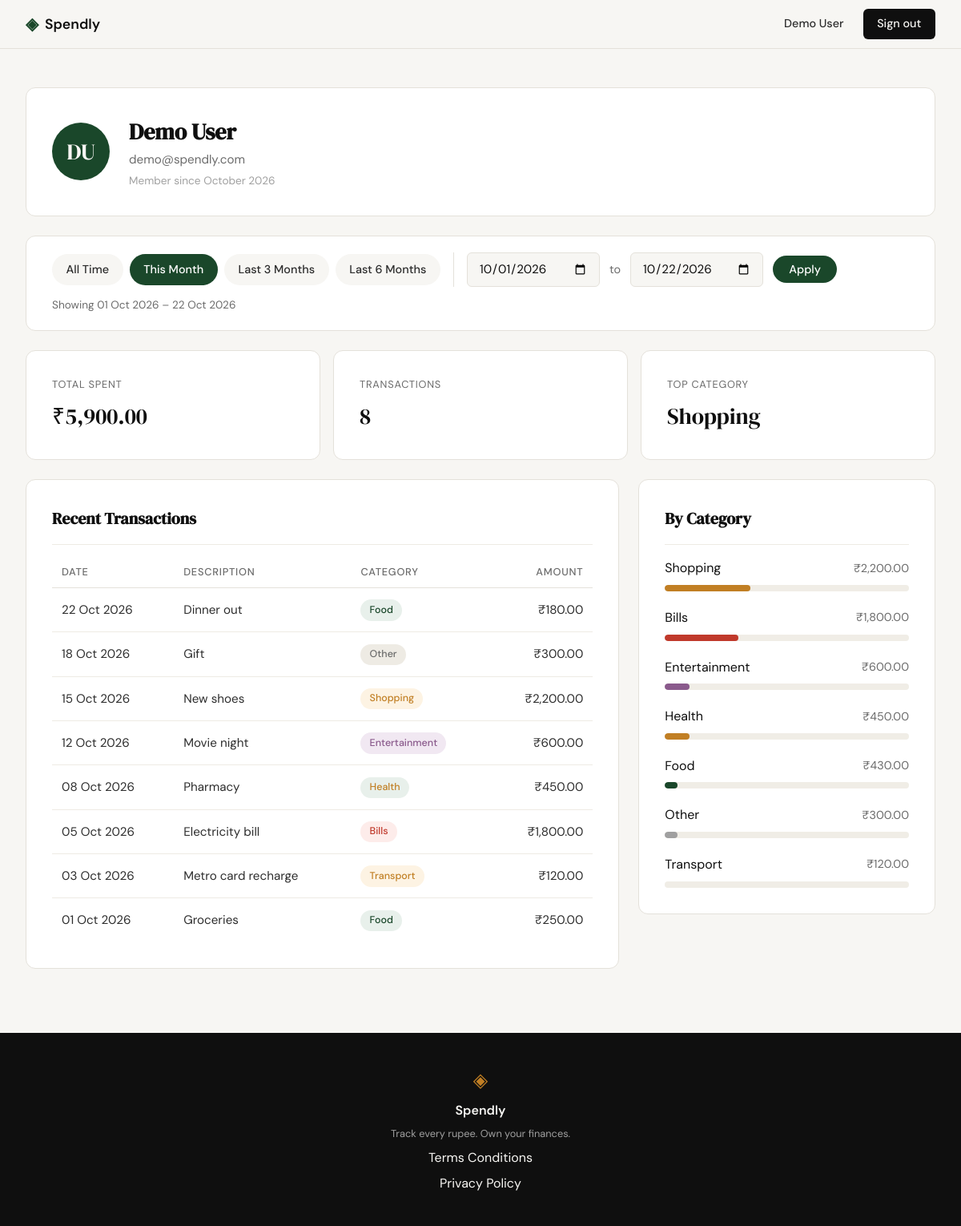
Page /profile?start_date=2026-10-01&end_date=2026-10-22 (signed in) on the committed database.
### tables this page shows
CREATE TABLE users (
                id            INTEGER PRIMARY KEY AUTOINCREMENT,
                name          TEXT NOT NULL,
                email         TEXT NOT NULL UNIQUE,
                password_hash TEXT NOT NULL,
                created_at    TEXT DEFAULT (datetime('now'))
            );

CREATE TABLE expenses (
                id          INTEGER PRIMARY KEY AUTOINCREMENT,
                user_id     INTEGER NOT NULL REFERENCES users(id),
                amount      REAL NOT NULL,
                category    TEXT NOT NULL,
                date        TEXT NOT NULL,
                description TEXT,
                created_at  TEXT DEFAULT (datetime('now'))
            );

### app.py (the view)
@app.route("/profile")
def profile():
    if not _is_signed_in():
        return redirect(url_for("login"))
    user = get_user_by_id(session["user_id"])
    start_date, end_date, date_error = _parse_date_range(request.args)
    transactions = [
        {
            "date": row["date"],
            "date_label": _format_date(row["date"]),
            "description": row["description"] or "",
            "category": row["category"],
            "amount": row["amount"],
            "badge_class": f"badge-{row['category'].lower()}",
        }
        for row in get_recent_expenses(
            user["id"], start_date=start_date, end_date=end_date
        )
    ]
    category_rows = get_category_totals(user["id"], start_date, end_date)
    grand_total = sum(row["total"] for row in category_rows)
    breakdown = [
        {
            "name": row["category"],
            "amount": row["total"],
            "bar_class": f"bar-w-{round(row['total'] / grand_total * 100 / 5) * 5}",
            "color_class": f"fill-{row['category'].lower()}",
        }
        for row in category_rows
    ] if grand_total else []
    summary = get_expense_summary(user["id"], start_date, end_date)
    stats = {
        "total_spent": summary["total_spent"],
        "count": summary["count"],
        "top_category": breakdown[0]["name"] if breakdown else "—",
    }
    initials = "".join(word[0] for word in user["name"].split()[:2]).upper() or "?"
    return render_template(
        "profile.html",
        initials=initials,
        member_since=_format_member_since(user["created_at"]),
        stats=stats,
        transactions=transactions,
        breakdown=breakdown,
        start_date=start_date,
        end_date=end_date,
        date_error=date_error,
        range_label=_range_label(start_date, end_date),
        presets=_filter_presets(start_date, end_date),
        is_filtered=bool(start_date or end_date),
    )

### app.py (called while the page is built)
@app.context_processor
def inject_current_user():
    user_id = session.get("user_id")
    return {"current_user": get_user_by_id(user_id) if user_id else None}

def _is_signed_in():
    user_id = session.get("user_id")
    return bool(user_id and get_user_by_id(user_id))

def _format_member_since(raw):
    try:
        return datetime.strptime(raw[:10], "%Y-%m-%d").strftime("%B %Y")
    except (TypeError, ValueError):
        return ""

def _format_date(raw):
    try:
        return datetime.strptime(raw[:10], "%Y-%m-%d").strftime("%d %b %Y")
    except (TypeError, ValueError):
        return raw or ""

def _parse_date_bound(raw):
    raw = (raw or "").strip()
    if not raw:
        return None, False
    try:
        return datetime.strptime(raw, "%Y-%m-%d").strftime("%Y-%m-%d"), False
    except ValueError:
        return None, True

def _parse_date_range(args):
    start, start_bad = _parse_date_bound(args.get("start_date"))
    end, end_bad = _parse_date_bound(args.get("end_date"))
    if start_bad or end_bad:
        return start, end, "Please enter dates in YYYY-MM-DD format."
    if start and end and start > end:
        return None, None, "Start date must be on or before the end date."
    return start, end, None

def _months_back_start(today, months):
    index = today.year * 12 + today.month - 1 - months
    return today.replace(year=index // 12, month=index % 12 + 1, day=1)

def _filter_presets(start, end):
    today = date.today()
    end_iso = today.isoformat()
    presets = [
        ("All Time", None, None),
        ("This Month", today.replace(day=1).isoformat(), end_iso),
        ("Last 3 Months", _months_back_start(today, 3).isoformat(), end_iso),
        ("Last 6 Months", _months_back_start(today, 6).isoformat(), end_iso),
    ]
    return [
        {
            "label": label,
            "start": p_start,
            "end": p_end,
            "active": (p_start, p_end) == (start, end),
        }
        for label, p_start, p_end in presets
    ]

def _range_label(start, end):
    if start and end:
        return f"Showing {_format_date(start)} – {_format_date(end)}"
    if start:
        return f"Showing from {_format_date(start)}"
    if end:
        return f"Showing up to {_format_date(end)}"
    return None

### database/db.py (called while the page is built)
def get_db():
    conn = sqlite3.connect(DB_PATH)
    conn.row_factory = sqlite3.Row
    conn.execute("PRAGMA foreign_keys = ON")
    return conn

### templates/profile.html (shortened to what this page needs)
{% extends "base.html" %}
{% block content %}
<section class="profile-page">
    <div class="profile-inner">
        <section class="profile-card">
            <div class="profile-avatar" aria-hidden="true">{{ initials }}</div>
            <div>
                <h1 class="profile-name">{{ current_user["name"] }}</h1>
                <p class="profile-email">{{ current_user["email"] }}</p>
                {% if member_since %}
                <p class="profile-since">Member since {{ member_since }}</p>
                {% endif %}
            </div>
        </section>
        <section class="filter-card" aria-label="Filter by date">
            <div class="filter-bar">
                <nav class="filter-presets" aria-label="Quick ranges">
                    {% for preset in presets %}
                    <a class="filter-pill{% if preset.active %} is-active{% endif %}"
                       href="{% if preset.start %}{{ url_for('profile', start_date=preset.start, end_date=preset.end) }}{% else %}{{ url_for('profile') }}{% endif %}"
                       {% if preset.active %}aria-current="true"{% endif %}>{{ preset.label }}</a>
                    {% endfor %}
                </nav>
                <form method="get" action="{{ url_for('profile') }}" class="filter-form">
                    <input type="date" id="start_date" name="start_date" class="form-input" aria-label="From date" value="{{ start_date or '' }}">
                    <span class="filter-sep">to</span>
                    <input type="date" id="end_date" name="end_date" class="form-input" aria-label="To date" value="{{ end_date or '' }}">
                    <button type="submit" class="filter-apply">Apply</button>
                </form>
            </div>
            {% if range_label %}
            <p class="filter-label">{{ range_label }}</p>
            {% endif %}
        </section>
        <section class="profile-stats" aria-label="Summary">
            <div class="stat-card">
                <span class="stat-label">Total spent</span>
                <span class="stat-value">₹{{ "{:,.2f}".format(stats.total_spent) }}</span>
            </div>
            <div class="stat-card">
                <span class="stat-label">Transactions</span>
                <span class="stat-value">{{ stats.count }}</span>
            </div>
            <div class="stat-card">
                <span class="stat-label">Top category</span>
                <span class="stat-value">{{ stats.top_category }}</span>
            </div>
        </section>
        <div class="profile-columns">
        <section class="profile-section">
            <h2 class="profile-section-title">Recent Transactions</h2>
            <div class="tx-table-wrap">
                <table class="tx-table">
                    <thead>
                        <tr>
                            <th scope="col">Date</th>
                            <th scope="col">Description</th>
                            <th scope="col">Category</th>
                            <th scope="col" class="tx-amount">Amount</th>
                        </tr>
                    </thead>
                    <tbody>
                        {% for tx in transactions %}
                        <tr>
                            <td>{{ tx.date_label }}</td>
                            <td>{{ tx.description }}</td>
                            <td><span class="badge {{ tx.badge_class }}">{{ tx.category }}</span></td>
                            <td class="tx-amount">₹{{ "{:,.2f}".format(tx.amount) }}</td>
                        </tr>
                        {% else %}
                        <tr>
                            <td colspan="4">{% if is_filtered %}No transactions in this range.{% else %}No expenses yet.{% endif %}</td>
                        </tr>
                        {% endfor %}
                    </tbody>
                </table>
            </div>
        </section>
        <section class="profile-section">
            <h2 class="profile-section-title">By Category</h2>
            <div class="breakdown">
                {% for item in breakdown %}
                <div class="breakdown-item">
                    <div class="breakdown-meta">
                        <span>{{ item.name }}</span>
                        <span class="breakdown-total">₹{{ "{:,.2f}".format(item.amount) }}</span>
                    </div>
                    <div class="breakdown-track" aria-hidden="true">
                        <div class="breakdown-fill {{ item.bar_class }} {{ item.color_class }}"></div>
                    </div>
                </div>
                {% else %}
                <p>{% if is_filtered %}No expenses in this range.{% else %}No expenses yet.{% endif %}</p>
                {% endfor %}
            </div>
        </section>
        </div>
    </div>
</section>
{% endblock %}

### templates/base.html (shortened to what this page needs)
<!DOCTYPE html>
<html lang="en">
<head>
    <link rel="stylesheet" href="{{ url_for('static', filename='css/style.css') }}">
</head>
<body>
    <nav class="navbar">
        <div class="nav-inner">
            <a href="{{ url_for('landing') }}" class="nav-brand">
                <span class="brand-icon">◈</span>
                <span class="brand-name">Spendly</span>
            </a>
            <div class="nav-links">
                {% if current_user %}
                <a href="{{ url_for('profile') }}" class="nav-user">{{ current_user["name"] }}</a>
                <a href="{{ url_for('logout') }}" class="nav-cta">Sign out</a>
                {% else %}
                <a href="{{ url_for('login') }}">Sign in</a>
                <a href="{{ url_for('register') }}" class="nav-cta">Get started</a>
                {% endif %}
            </div>
        </div>
    </nav>
    <main class="main-content">
        {% block content %}{% endblock %}
    </main>
    <footer class="footer">
        <div class="footer-inner">
            <span class="brand-icon">◈</span>
            <span class="footer-name">Spendly</span>
            <p class="footer-copy">Track every rupee. Own your finances.</p>
            <a href="{{ url_for('terms') }}">Terms Conditions</a>
            <a href="{{ url_for('privacy') }}">Privacy Policy</a>
        </div>
    </footer>
</body>
</html>

### rows in the picture
users: name "Demo User", email "demo@spendly.com"
expenses: top_category "Shopping", date_label "15 Oct 2026", description "New shoes", category "Shopping", amount "2,200.00", name "Shopping"
expenses: date_label "22 Oct 2026", description "Dinner out", category "Food", amount "180.00"
expenses: date_label "18 Oct 2026", description "Gift", category "Other", amount "300.00", name "Other"
expenses: date_label "12 Oct 2026", description "Movie night", category "Entertainment", amount "600.00", name "Entertainment"
expenses: date_label "08 Oct 2026", description "Pharmacy", category "Health", amount "450.00", name "Health"
expenses: date_label "05 Oct 2026", description "Electricity bill", category "Bills", amount "1,800.00", name "Bills"
expenses: date_label "03 Oct 2026", description "Metro card recharge", category "Transport", amount "120.00", name "Transport"
expenses: date_label "01 Oct 2026", description "Groceries", category "Food", amount "250.00"

### other values in the picture
{{ initials }} "DU"
{{ member_since }} "October 2026"
{{ preset.label }} "All Time" "This Month" "Last 3 Months" "Last 6 Months"
{{ range_label }} "Showing 01 Oct 2026 – 22 Oct 2026"
{{ "{:,.2f}".format(stats.total_spent) }} "5,900.00"
{{ stats.count }} "8"
{{ item.name }} "Food"
{{ "{:,.2f}".format(item.amount) }} "430.00"
